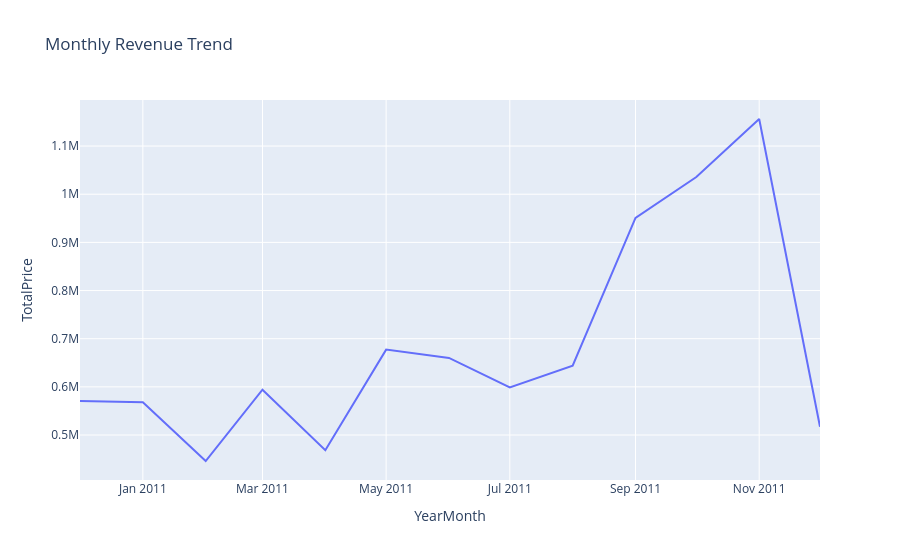

The cell this chart's notebook holds for it:
### Code cell
fig = px.line(
    monthly_revenue,
    x='YearMonth',
    y='TotalPrice',
    title='Monthly Revenue Trend'
)

fig.show() # Plot the monthly revenue trend over time using an interactive line chart for better visualization of seasonal patterns and growth trends in sales

### Figure 1 — Plotly figure (JSON) as saved in the notebook; plotly's stock layout.template omitted (floating-point values rounded to 4 significant figures)
{"data": [{"hovertemplate": "YearMonth=%{x}<br>TotalPrice=%{y}<extra></extra>", "legendgroup": "", "line": {"color": "#636efa", "dash": "solid"}, "marker": {"symbol": "circle"}, "mode": "lines", "name": "", "orientation": "v", "showlegend": false, "type": "scatter", "x": ["2010-12", "2011-1", "2011-2", "2011-3", "2011-4", "2011-5", "2011-6", "2011-7", "2011-8", "2011-9", "2011-10", "2011-11", "2011-12"], "xaxis": "x", "y": [570400.0, 568100.0, 446100.0, 594100.0, 468400.0, 677400.0, 660000.0, 599000.0, 644100.0, 950700.0, 1036000.0, 1156000.0, 517200.0], "yaxis": "y"}], "layout": {"legend": {"tracegroupgap": 0}, "title": {"text": "Monthly Revenue Trend"}, "xaxis": {"anchor": "y", "domain": [0, 1], "title": {"text": "YearMonth"}}, "yaxis": {"anchor": "x", "domain": [0, 1], "title": {"text": "TotalPrice"}}}}
